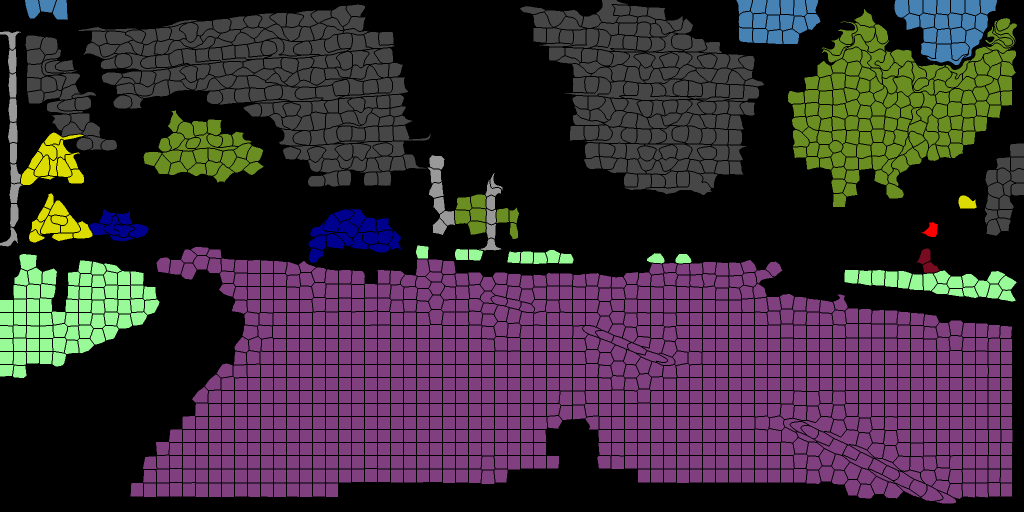
#> input picture tmp.png, 2048 x 1024 px, given in place of aachen_000000_000019_gtCoarse_labelIds.png, which was not available (shown at 1/2 size)
$ python random_walk.py
#> lines starting #> are read from the running program, lines starting #| are printed output that depends on the picture; pictures that were not available may be replaced by others from this repository, and a replacement may not be noted
### label_color.py
from glob import glob

import PIL
import numpy as np
from PIL import Image
import os

in_path = r'/home/lab611/dcr/datasets/split_1/local1/training/annotations'
output_path = r'/home/lab611/dcr/datasets/split_1/local1/annotations'

ADE20K_palette = [0, 0, 0, 120, 120, 120, 180, 120, 120, 6, 230, 230, 80, 50, 50, 4, 200,
                  3, 120, 120, 80, 140, 140, 140, 204, 5, 255, 230, 230, 230, 4, 250, 7, 224,
                  5, 255, 235, 255, 7, 150, 5, 61, 120, 120, 70, 8, 255, 51, 255, 6, 82, 143,
                  255, 140, 204, 255, 4, 255, 51, 7, 204, 70, 3, 0, 102, 200, 61, 230, 250, 255,
                  6, 51, 11, 102, 255, 255, 7, 71, 255, 9, 224, 9, 7, 230, 220, 220, 220, 255, 9,
                  92, 112, 9, 255, 8, 255, 214, 7, 255, 224, 255, 184, 6, 10, 255, 71, 255, 41,
                  10, 7, 255, 255, 224, 255, 8, 102, 8, 255, 255, 61, 6, 255, 194, 7, 255, 122, 8,
                  0, 255, 20, 255, 8, 41, 255, 5, 153, 6, 51, 255, 235, 12, 255, 160, 150, 20, 0,
                  163, 255, 140, 140, 140, 250, 10, 15, 20, 255, 0, 31, 255, 0, 255, 31, 0, 255, 224
    , 0, 153, 255, 0, 0, 0, 255, 255, 71, 0, 0, 235, 255, 0, 173, 255, 31, 0, 255, 11, 200,
                  200, 255, 82, 0, 0, 255, 245, 0, 61, 255, 0, 255, 112, 0, 255, 133, 255, 0, 0, 255,
                  163, 0, 255, 102, 0, 194, 255, 0, 0, 143, 255, 51, 255, 0, 0, 82, 255, 0, 255, 41, 0,
                  255, 173, 10, 0, 255, 173, 255, 0, 0, 255, 153, 255, 92, 0, 255, 0, 255, 255, 0, 245,
                  255, 0, 102, 255, 173, 0, 255, 0, 20, 255, 184, 184, 0, 31, 255, 0, 255, 61, 0, 71, 255,
                  255, 0, 204, 0, 255, 194, 0, 255, 82, 0, 10, 255, 0, 112, 255, 51, 0, 255, 0, 194, 255, 0,
                  122, 255, 0, 255, 163, 255, 153, 0, 0, 255, 10, 255, 112, 0, 143, 255, 0, 82, 0, 255, 163,
                  255, 0, 255, 235, 0, 8, 184, 170, 133, 0, 255, 0, 255, 92, 184, 0, 255, 255, 0, 31, 0, 184,
                  255, 0, 214, 255, 255, 0, 112, 92, 255, 0, 0, 224, 255, 112, 224, 255, 70, 184, 160, 163,
                  0, 255, 153, 0, 255, 71, 255, 0, 255, 0, 163, 255, 204, 0, 255, 0, 143, 0, 255, 235, 133, 255,
                  0, 255, 0, 235, 245, 0, 255, 255, 0, 122, 255, 245, 0, 10, 190, 212, 214, 255, 0, 0, 204, 255,
                  20, 0, 255, 255, 255, 0, 0, 153, 255, 0, 41, 255, 0, 255, 204, 41, 0, 255, 41, 255, 0, 173, 0,
                  255, 0, 245, 255, 71, 0, 255, 122, 0, 255, 0, 255, 184, 0, 92, 255, 184, 255, 0, 0, 133, 255,
                  255, 214, 0, 25, 194, 194, 102, 255, 0, 92, 0, 255]

CityScpates_palette = [128, 64, 128, 244, 35, 232, 70, 70, 70, 102, 102, 156, 190, 153, 153, 153, 153, 153,
                       250, 170, 30, 220, 220, 0, 107, 142, 35, 152, 251, 152, 70, 130, 180, 220, 20, 60, 255, 0, 0, 0,
                       0, 142,
                       0, 0, 70, 0, 60, 100, 0, 80, 100, 0, 0, 230, 119, 11, 32, 128, 192, 0, 0, 64, 128, 128, 64, 128,
                       0, 192,
                       128, 128, 192, 128, 64, 64, 0, 192, 64, 0, 64, 192, 0, 192, 192, 0, 64, 64, 128, 192, 64, 128,
                       64, 192,
                       128, 192, 192, 128, 0, 0, 64, 128, 0, 64, 0, 128, 64, 128, 128, 64, 0, 0, 192, 128, 0, 192, 0,
                       128, 192,
                       128, 128, 192, 64, 0, 64, 192, 0, 64, 64, 128, 64, 192, 128, 64, 64, 0, 192, 192, 0, 192, 64,
                       128, 192,
                       192, 128, 192, 0, 64, 64, 128, 64, 64, 0, 192, 64, 128, 192, 64, 0, 64, 192, 128, 64, 192, 0,
                       192, 192,
                       128, 192, 192, 64, 64, 64, 192, 64, 64, 64, 192, 64, 192, 192, 64, 64, 64, 192, 192, 64, 192, 64,
                       192,
                       192, 192, 192, 192, 32, 0, 0, 160, 0, 0, 32, 128, 0, 160, 128, 0, 32, 0, 128, 160, 0, 128, 32,
                       128, 128,
                       160, 128, 128, 96, 0, 0, 224, 0, 0, 96, 128, 0, 224, 128, 0, 96, 0, 128, 224, 0, 128, 96, 128,
                       128, 224,
                       128, 128, 32, 64, 0, 160, 64, 0, 32, 192, 0, 160, 192, 0, 32, 64, 128, 160, 64, 128, 32, 192,
                       128, 160,
                       192, 128, 96, 64, 0, 224, 64, 0, 96, 192, 0, 224, 192, 0, 96, 64, 128, 224, 64, 128, 96, 192,
                       128, 224,
                       192, 128, 32, 0, 64, 160, 0, 64, 32, 128, 64, 160, 128, 64, 32, 0, 192, 160, 0, 192, 32, 128,
                       192, 160,
                       128, 192, 96, 0, 64, 224, 0, 64, 96, 128, 64, 224, 128, 64, 96, 0, 192, 224, 0, 192, 96, 128,
                       192, 224,
                       128, 192, 32, 64, 64, 160, 64, 64, 32, 192, 64, 160, 192, 64, 32, 64, 192, 160, 64, 192, 32, 192,
                       192,
                       160, 192, 192, 96, 64, 64, 224, 64, 64, 96, 192, 64, 224, 192, 64, 96, 64, 192, 224, 64, 192, 96,
                       192,
                       192, 224, 192, 192, 0, 32, 0, 128, 32, 0, 0, 160, 0, 128, 160, 0, 0, 32, 128, 128, 32, 128, 0,
                       160, 128,
                       128, 160, 128, 64, 32, 0, 192, 32, 0, 64, 160, 0, 192, 160, 0, 64, 32, 128, 192, 32, 128, 64,
                       160, 128,
                       192, 160, 128, 0, 96, 0, 128, 96, 0, 0, 224, 0, 128, 224, 0, 0, 96, 128, 128, 96, 128, 0, 224,
                       128, 128,
                       224, 128, 64, 96, 0, 192, 96, 0, 64, 224, 0, 192, 224, 0, 64, 96, 128, 192, 96, 128, 64, 224,
                       128, 192,
                       224, 128, 0, 32, 64, 128, 32, 64, 0, 160, 64, 128, 160, 64, 0, 32, 192, 128, 32, 192, 0, 160,
                       192, 128,
                       160, 192, 64, 32, 64, 192, 32, 64, 64, 160, 64, 192, 160, 64, 64, 32, 192, 192, 32, 192, 64, 160,
                       192,
                       192, 160, 192, 0, 96, 64, 128, 96, 64, 0, 224, 64, 128, 224, 64, 0, 96, 192, 128, 96, 192, 0,
                       224, 192,
                       128, 224, 192, 64, 96, 64, 192, 96, 64, 64, 224, 64, 192, 224, 64, 64, 96, 192, 192, 96, 192, 64,
                       224,
                       192, 192, 224, 192, 32, 32, 0, 160, 32, 0, 32, 160, 0, 160, 160, 0, 32, 32, 128, 160, 32, 128,
                       32, 160,
                       128, 160, 160, 128, 96, 32, 0, 224, 32, 0, 96, 160, 0, 224, 160, 0, 96, 32, 128, 224, 32, 128,
                       96, 160,
                       128, 224, 160, 128, 32, 96, 0, 160, 96, 0, 32, 224, 0, 160, 224, 0, 32, 96, 128, 160, 96, 128,
                       32, 224,
                       128, 160, 224, 128, 96, 96, 0, 224, 96, 0, 96, 224, 0, 224, 224, 0, 96, 96, 128, 224, 96, 128,
                       96, 224,
                       128, 224, 224, 128, 32, 32, 64, 160, 32, 64, 32, 160, 64, 160, 160, 64, 32, 32, 192, 160, 32,
                       192, 32,
                       160, 192, 160, 160, 192, 96, 32, 64, 224, 32, 64, 96, 160, 64, 224, 160, 64, 96, 32, 192, 224,
                       32, 192,
                       96, 160, 192, 224, 160, 192, 32, 96, 64, 160, 96, 64, 32, 224, 64, 160, 224, 64, 32, 96, 192,
                       160, 96,
                       192, 32, 224, 192, 160, 224, 192, 96, 96, 64, 224, 96, 64, 96, 224, 64, 224, 224, 64, 96, 96,
                       192, 224,
                       96, 192, 96, 224, 192, 0, 0, 0]

COCO_palette = [31, 119, 180, 255, 127, 14, 44, 160, 44, 214, 39, 40, 148, 103, 189, 140, 86, 75, 227,
                119, 194, 127, 127, 127, 188, 189, 34, 23, 190, 207, 31, 119, 180, 255, 127, 14, 44, 160, 44,
                214, 39, 40, 148, 103, 189, 140, 86, 75, 227, 119, 194, 127, 127, 127, 188, 189, 34, 23, 190, 207,
                31, 119, 180, 255, 127, 14, 44, 160, 44, 214, 39, 40, 148, 103, 189, 140, 86, 75,
                227, 119, 194, 127, 127, 127, 188, 189, 34, 23, 190, 207, 31, 119, 180, 255, 127, 14, 44, 160, 44,
                214, 39, 40, 148, 103, 189, 140, 86, 75, 227, 119, 194, 127, 127, 127, 188, 189,
                34, 23, 190, 207, 31, 119, 180, 255, 127, 14, 44, 160, 44, 214, 39, 40, 148, 103, 189, 140, 86, 75,
                227, 119, 194, 127, 127, 127, 188, 189, 34, 23, 190, 207, 31, 119, 180, 255, 127,
                14, 44, 160, 44, 214, 39, 40, 148, 103, 189, 140, 86, 75, 227, 119, 194, 127, 127, 127, 188, 189,
                34, 23, 190, 207, 31, 119, 180, 255, 127, 14, 44, 160, 44, 214, 39, 40, 148, 103,
                189, 140, 86, 75, 227, 119, 194, 127, 127, 127, 188, 189, 34, 23, 190, 207, 31, 119, 180, 255, 127,
                14, 44, 160, 44, 214, 39, 40, 148, 103, 189, 140, 86, 75, 227, 119, 194, 127, 127
    , 127, 188, 189, 34, 23, 190, 207, 31, 119, 180, 255, 127, 14, 44, 160, 44, 214, 39, 40, 148, 103,
                189, 140, 86, 75, 227, 119, 194, 127, 127, 127, 188, 189, 34, 23, 190, 207, 31, 119, 180, 255, 127, 14,
                44, 160, 44, 214, 39, 40, 148, 103, 189, 140, 86, 75, 227, 119, 194, 127, 127,
                127, 188, 189, 34, 23, 190, 207, 31, 119, 180, 255, 127, 14, 44, 160, 44, 214, 39, 40, 148, 103, 189,
                140, 86, 75, 227, 119, 194, 127, 127, 127, 188, 189, 34, 23, 190, 207, 31, 119, 180, 255, 127, 14, 44,
                160, 44, 214, 39, 40, 148, 103, 189, 140, 86, 75, 227, 119, 194, 127, 127, 127, 188, 189, 34, 23, 190,
                207, 31, 119, 180, 255, 127, 14, 44, 160, 44, 214, 39, 40, 148, 103, 189, 140, 86, 75, 227, 119, 194,
                127, 127, 127, 188, 189, 34, 23, 190, 207, 31, 119, 180, 255, 127, 14, 44, 160, 44, 214, 39, 40, 148,
                103, 189, 140, 86, 75, 227, 119, 194, 127, 127, 127, 188, 189, 34, 23, 190, 207, 31, 119, 180, 255, 127,
                14, 44, 160, 44, 214, 39, 40, 148, 103, 189, 140, 86, 75, 227, 119, 194, 127, 127, 127, 188, 189, 34,
                23, 190, 207, 31, 119, 180, 255, 127, 14, 44, 160, 44, 214, 39, 40, 148, 103, 189, 140, 86, 75, 227,
                119, 194, 127, 127, 127, 188, 189, 34, 23, 190, 207, 31, 119, 180, 255, 127, 14, 44, 160, 44, 214, 39,
                40, 148, 103, 189, 140, 86, 75, 227, 119, 194, 127, 127, 127, 188, 189, 34, 23, 190, 207, 31, 119,
                180, 255, 127, 14, 44, 160, 44, 214, 39, 40, 148, 103, 189, 140, 86, 75, 227, 119, 194, 127, 127,
                127, 188, 189, 34, 23, 190, 207, 31, 119, 180, 255, 127, 14]


# [5 lines left out: function pad_image, not called in this run]


def colorize_mask(mask, palette):
    zero_pad = 256 * 3 - len(palette)
    for i in range(zero_pad):
        palette.append(0)
    new_mask = PIL.Image.fromarray(mask.astype(np.uint8)).convert('P')
    new_mask.putpalette(palette)
    return new_mask

# [7 lines left out: function save_images, not called in this run]


# [6 lines that do not run on import are left out]

### random_walk.py
import numpy as np
import matplotlib.pyplot as plt
from scipy.ndimage import convolve
from PIL import Image
import numpy as np

import label_color
from label_color import colorize_mask

# 定义随机游走函数
def random_walk(image, iterations=10, p=0.5):
    kernel = np.array([[0, p, 0],
                       [p, 0, p],
                       [0, p, 0]])
    result = np.copy(image)
    for _ in range(iterations):
        result = convolve(result, kernel, mode='constant', cval=0)
        result[result > 0] = 1
    return result


# 初始标签
# 指定图像路径
image_path = r"G:\DataSets\cityscapes\gtCoarse\gtCoarse\train\aachen\aachen_000000_000019_gtCoarse_labelIds.png"
# 使用PIL库读取图像
image_pil = Image.open(image_path)
#> image_pil is the input picture: PIL image 2048x1024 P; mean R, G, B 56.1, 44, 53.4
# 将图像转换为NumPy数组
labels = np.array(image_pil)
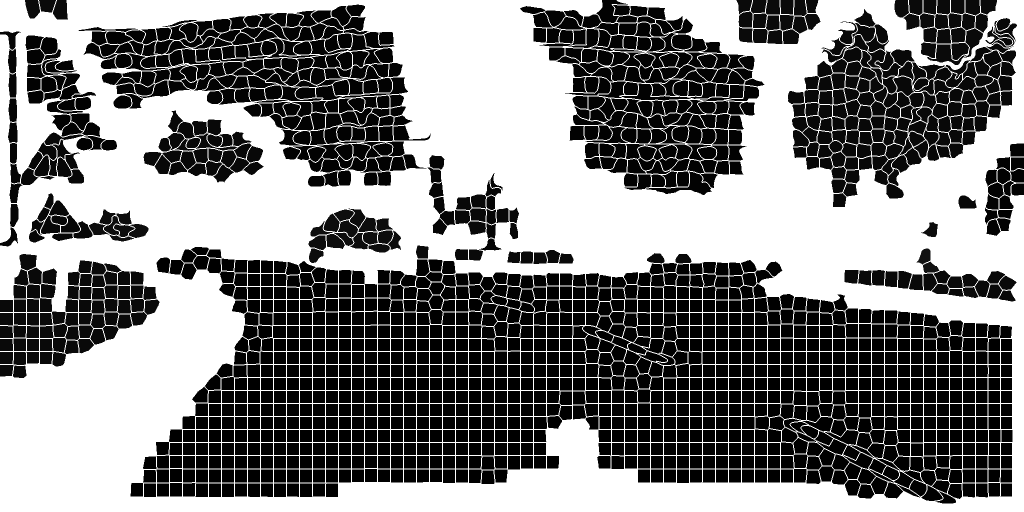
#> labels: shape (1024, 2048) (shown at 1/2 size); min 0, max 255, mean 128.4

# 通过随机游走传播标签
result = random_walk(labels, iterations=500, p=0.5)
#> the loop in random_walk, `for _ in range(iterations):` made 500 passes
#> pass 1, in random_walk, `result = convolve(result, kernel, mode='constant', cval=0)`:
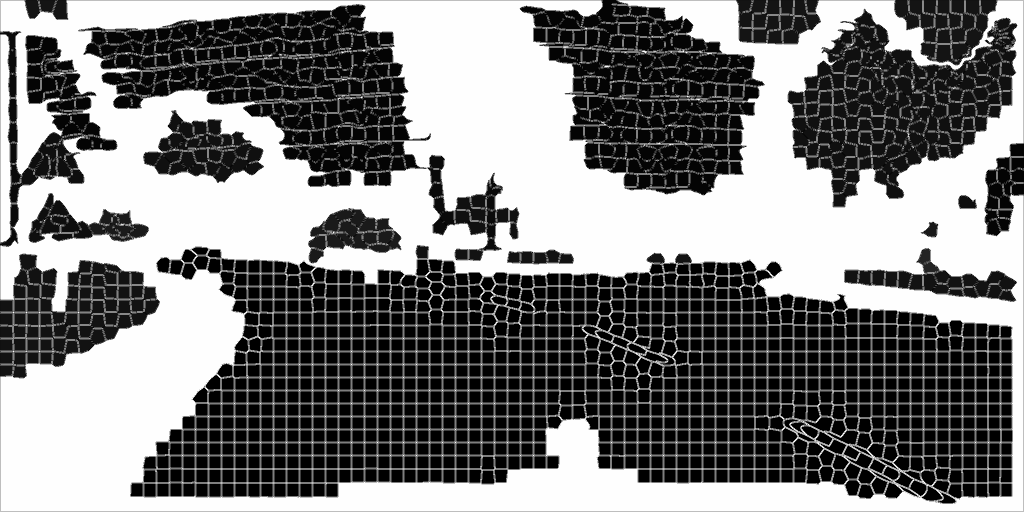
#> result: shape (1024, 2048) (shown at 1/2 size); min 0, max 255, mean 126.6
#> pass 2, in random_walk, `result = convolve(result, kernel, mode='constant', cval=0)`:
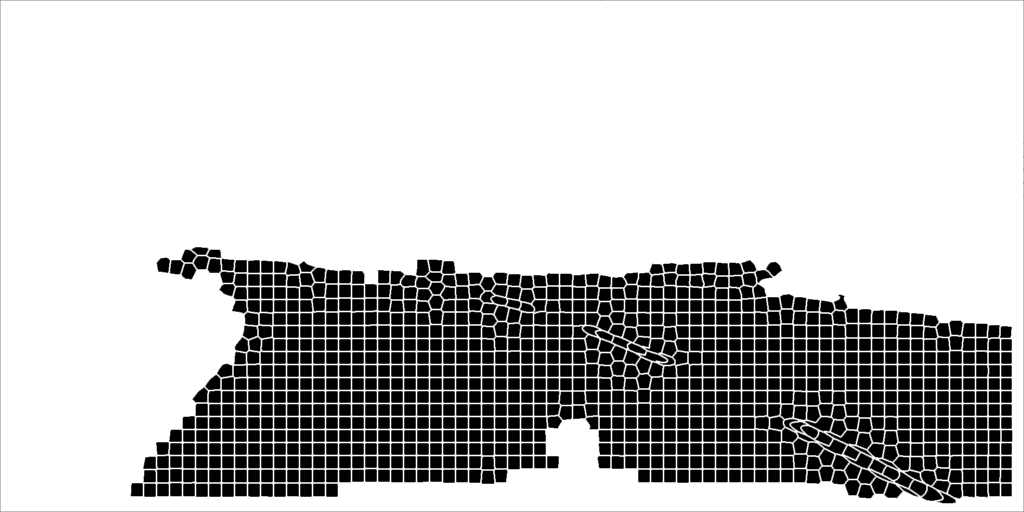
#> result: shape (1024, 2048) (shown at 1/2 size); min 0, max 2, mean 1.5; drawn with min black and max white
#> after the loop in random_walk, `for _ in range(iterations):`: result: shape (1024, 2048); every value is 1

labels = colorize_mask(labels, label_color.CityScpates_palette)
#> in colorize_mask, `zero_pad = 256 * 3 - len(palette)`: zero_pad = 0
#> after the loop in colorize_mask, `for i in range(zero_pad):`: palette = 768 values, max 255 at index 36, min 0 at index 23, mean 108.3
result = colorize_mask(result, label_color.CityScpates_palette)
#> in colorize_mask (call 2), `new_mask = PIL.Image.fromarray(mask.astype(np.uint8)).convert('P')`: new_mask: PIL image 2048x1024 P; every value is 1
#> in colorize_mask (call 2), `new_mask.putpalette(palette)`:
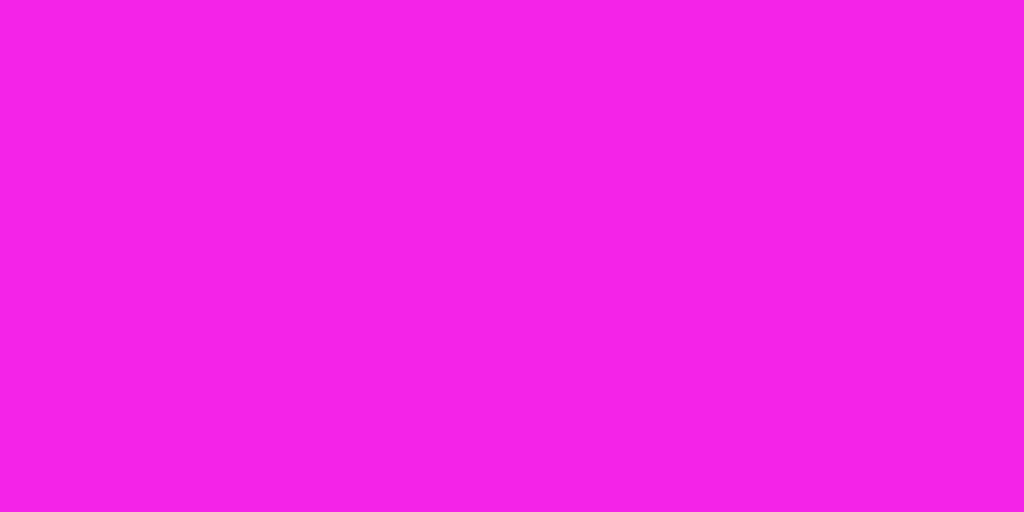
#> new_mask: PIL image 2048x1024 P (shown at 1/2 size); mean R, G, B 244, 35, 232

# 绘制结果
plt.figure(figsize=(12, 6))
plt.subplot(1, 3, 1)
plt.imshow(image_pil, cmap='gray')
plt.title('Original Image')

plt.subplot(1, 3, 2)
plt.imshow(labels, cmap='jet', vmin=0, vmax=1)
plt.title('Initial Labels')

plt.subplot(1, 3, 3)
plt.imshow(result, cmap='jet', vmin=0, vmax=1)
plt.title('Labels after Random Walk')

plt.show()
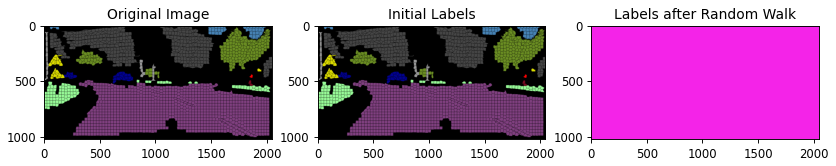
#> figure drawn by matplotlib, 3 panels
